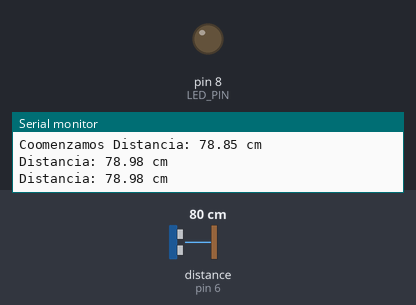
Recording of a sketch running on a simulated Arduino Uno, built with avr-gcc and run on an emulated ATmega328P. Parts: output pins drawn as LEDs (lit = HIGH), the last lines printed to the serial monitor. Wiring (inferred from the names in the program): ultrasonic range finder: trigger pin 9; echo pin 6. The test bench sets the inputs (shaded band); at power-on: distance to the obstacle (sensor on pin 6) 80 cm. The echo pulse lasts 58.3 µs per cm; pins used as bus, display or sensor lines are not drawn.

Above: at 1.3 s.
1.4 s: distance to the obstacle (sensor on pin 6) set to 12 cm
2.9 s: distance to the obstacle (sensor on pin 6) set to 9 cm
At 4.1 s:
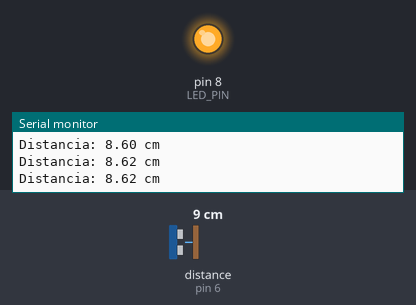
4.5 s: distance to the obstacle (sensor on pin 6) set to 18 cm
At 5.5 s:
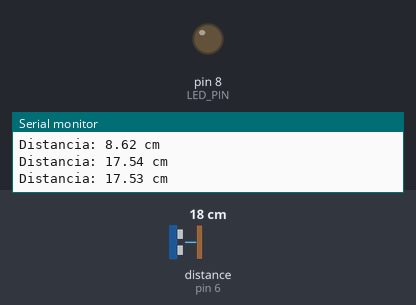
6.0 s: distance to the obstacle (sensor on pin 6) set to 2 cm
At 6.8 s:
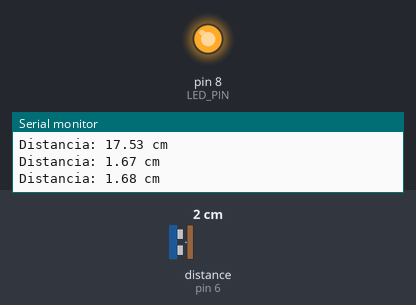
Timing chart, 0 to 8.5 s (numbered marks = the images above; inputs shaded):
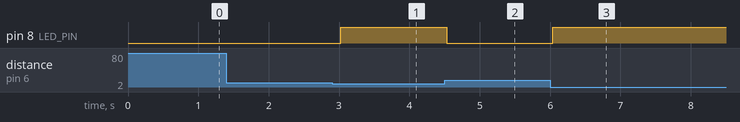

The sketch:

sketch_dec10a.ino
```cpp
#define TRIG_PIN 9  // Pin para Trig del HC-SR04
#define ECHO_PIN 6  // Pin para Echo del HC-SR04
#define LED_PIN 8

void setup() {
  Serial.begin(115200);     // Inicializar el monitor serie
  Serial.print("Coomenzamos ");
  pinMode(TRIG_PIN, OUTPUT); // Configurar Trig como salida
  pinMode(ECHO_PIN, INPUT);  // Configurar Echo como entrada
  pinMode(LED_PIN, OUTPUT);
}

void loop() {
  // Generar un pulso de 10 microsegundos en el Trig
  digitalWrite(TRIG_PIN, LOW);
  delayMicroseconds(2);
  digitalWrite(TRIG_PIN, HIGH);
  delayMicroseconds(10);
  digitalWrite(TRIG_PIN, LOW);

  // Leer el tiempo del pulso en el Echo
  long duration = pulseIn(ECHO_PIN, HIGH);

  // Calcular la distancia en centímetros
  float distance = (duration * 0.034) / 2;

  // Mostrar la distancia en el monitor serie
  Serial.print("Distancia: ");
  Serial.print(distance);
  Serial.println(" cm");

  if (distance < 10) {
    digitalWrite(LED_PIN, HIGH); // Enciende el LED
  } else {
    digitalWrite(LED_PIN, LOW);  // Apaga el LED
  }

  delay(500); // Esperar medio segundo antes de la siguiente medición
}
```

Measured:
- the behaviour switches between 11 and 10 cm on distance to the obstacle (sensor on pin 6) (found by bisection; images 0 and 1)
- after the input at 2.9 s, pin 8 (LED_PIN): LOW → HIGH after 0.12 s
- after the input at 4.5 s, pin 8 (LED_PIN): HIGH → LOW at once
- after the input at 6.0 s, pin 8 (LED_PIN): LOW → HIGH at once
